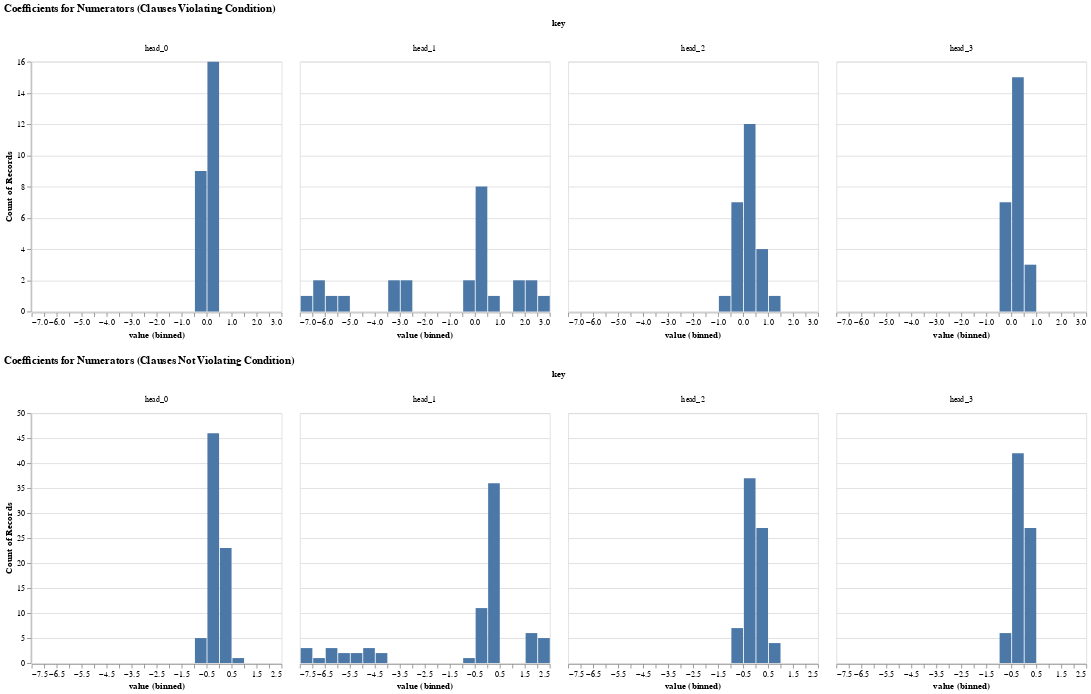

Here is the notebook cell this chart was saved with:
### Code cell
save_chart(
    hists(pd.DataFrame.from_dict(violating_nums)).properties(
        title ="Coefficients for Numerators (Clauses Violating Condition)"
    ) & hists(pd.DataFrame.from_dict(non_violating_nums)).properties(
        title ="Coefficients for Numerators (Clauses Not Violating Condition)"
    ),
    "img/numerators_unit_10.pdf",
)

### Figure 1 — Vega-Lite specification as saved in the notebook (floating-point values rounded to 4 significant figures)
{"config": {"view": {"continuousWidth": 300, "continuousHeight": 300}}, "vconcat": [{"data": {"name": "data-87d27b219b89c905491d71c09335c619"}, "mark": {"type": "bar"}, "encoding": {"column": {"field": "key", "type": "nominal"}, "x": {"bin": {"maxbins": 20}, "field": "value", "type": "quantitative"}, "y": {"aggregate": "count", "type": "quantitative"}}, "height": 300, "title": "Coefficients for Numerators (Clauses Violating Condition)", "transform": [{"fold": ["head_0", "head_1", "head_2", "head_3"]}], "width": 300}, {"data": {"name": "data-2e4ed6e40b366a406f5fccba6df832e1"}, "mark": {"type": "bar"}, "encoding": {"column": {"field": "key", "type": "nominal"}, "x": {"bin": {"maxbins": 20}, "field": "value", "type": "quantitative"}, "y": {"aggregate": "count", "type": "quantitative"}}, "height": 300, "title": "Coefficients for Numerators (Clauses Not Violating Condition)", "transform": [{"fold": ["head_0", "head_1", "head_2", "head_3"]}], "width": 300}], "$schema": "https://vega.github.io/schema/vega-lite/v5.17.0.json", "datasets": {"data-87d27b219b89c905491d71c09335c619": [{"head_0": -0.04123, "head_1": 2.179, "head_2": -0.4752, "head_3": -0.2737}, {"head_0": 0.002475, "head_1": 2.6, "head_2": -0.3225, "head_3": -0.003775}, {"head_0": 0.0007727, "head_1": 0.08898, "head_2": -0.5487, "head_3": -0.2698}, {"head_0": 0.4532, "head_1": 0.5016, "head_2": 0.2856, "head_3": 0.2422}, {"head_0": -0.002012, "head_1": 2.293, "head_2": -0.04734, "head_3": -0.364}, {"head_0": 0.002477, "head_1": 1.958, "head_2": -0.2018, "head_3": -0.002171}, {"head_0": 3.588e-05, "head_1": -2.733, "head_2": 1.117, "head_3": 0.0001213}, {"head_0": 2.154e-05, "head_1": 0.0778, "head_2": 0.6559, "head_3": 0.03054}, {"head_0": 0.0001632, "head_1": -6.309, "head_2": 0.6601, "head_3": 0.003829}, {"head_0": 1.254e-05, "head_1": -3.417, "head_2": 0.06745, "head_3": 0.01965}, {"head_0": 0.001085, "head_1": 0.06154, "head_2": -0.438, "head_3": -0.19}, {"head_0": 2.527e-05, "head_1": 0.07754, "head_2": 0.6166, "head_3": 0.03367}, {"head_0": 2.313e-05, "head_1": 0.0007691, "head_2": 0.02511, "head_3": 0.7874}, {"head_0": -0.0008978, "head_1": -0.04198, "head_2": 0.4055, "head_3": 0.189}, {"head_0": 7.208e-06, "head_1": 0.05798, "head_2": 0.001153, "head_3": 0.6597}, {"head_0": 0.3647, "head_1": 0.1463, "head_2": 0.2466, "head_3": 0.219}, {"head_0": 0.0001597, "head_1": -6.13, "head_2": 0.6492, "head_3": 0.00417}, {"head_0": -0.0008307, "head_1": -0.04544, "head_2": 0.4184, "head_3": 0.1926}, {"head_0": -0.2103, "head_1": -5.474, "head_2": 0.3539, "head_3": 0.002997}, {"head_0": -0.004021, "head_1": -6.762, "head_2": 0.01927, "head_3": 0.04717}, {"head_0": -0.001767, "head_1": 1.559, "head_2": -0.04383, "head_3": -0.2678}, {"head_0": 2.039e-05, "head_1": -2.693, "head_2": 0.07814, "head_3": 0.0173}, {"head_0": 1.047e-05, "head_1": 0.05509, "head_2": 0.002867, "head_3": 0.5824}, {"head_0": -0.004576, "head_1": -5.883, "head_2": 0.02471, "head_3": 0.05007}, {"head_0": -1.306e-05, "head_1": -3.007, "head_2": -0.001017, "head_3": 0.1336}], "data-2e4ed6e40b366a406f5fccba6df832e1": [{"head_0": -0.09524, "head_1": 0.0006448, "head_2": -0.04889, "head_3": -0.02008}, {"head_0": -0.4847, "head_1": 1.857, "head_2": -0.9001, "head_3": -0.5682}, {"head_0": 0.3332, "head_1": 0.06864, "head_2": 0.299, "head_3": 0.3375}, {"head_0": -0.3157, "head_1": 0.04236, "head_2": -0.03708, "head_3": -0.443}, {"head_0": -0.04043, "head_1": 1.712, "head_2": -0.03318, "head_3": -0.008047}, {"head_0": -0.0002622, "head_1": 0.0611, "head_2": -0.5844, "head_3": -0.1836}, {"head_0": -0.9099, "head_1": 0.0004809, "head_2": -0.001592, "head_3": -0.8635}, {"head_0": 0.001236, "head_1": 2.299, "head_2": -0.3655, "head_3": -0.001671}, {"head_0": -0.2307, "head_1": 0.07377, "head_2": -0.04645, "head_3": -0.5247}, {"head_0": -0.4465, "head_1": -0.05826, "head_2": 0.004793, "head_3": -0.01597}, {"head_0": -0.1317, "head_1": 2.072, "head_2": -0.04386, "head_3": -0.005318}, {"head_0": -0.01157, "head_1": 0.0867, "head_2": -0.02565, "head_3": -0.01668}, {"head_0": -0.1312, "head_1": -0.08461, "head_2": 0.3229, "head_3": 0.001965}, {"head_0": 0.004316, "head_1": 0.07387, "head_2": -0.009848, "head_3": 0.003324}, {"head_0": -0.4363, "head_1": -0.04523, "head_2": 0.001812, "head_3": -0.1702}, {"head_0": 0.5684, "head_1": 0.0009441, "head_2": 0.01904, "head_3": 4.473e-06}, {"head_0": 0.01171, "head_1": -4.048, "head_2": 0.05155, "head_3": 1.888e-05}, {"head_0": -0.1831, "head_1": -4.552, "head_2": -0.0009191, "head_3": -4.771e-05}, {"head_0": 0.129, "head_1": 0.1002, "head_2": -0.5281, "head_3": -0.007801}, {"head_0": -0.1626, "head_1": -0.07252, "head_2": 0.4069, "head_3": 0.002868}, {"head_0": -0.4149, "head_1": -0.05097, "head_2": 0.001521, "head_3": -0.04813}, {"head_0": 0.1231, "head_1": 0.08036, "head_2": -0.3895, "head_3": -0.008421}, {"head_0": 0.01082, "head_1": -0.07235, "head_2": 0.01388, "head_3": 0.002307}, {"head_0": -0.05616, "head_1": 0.0004491, "head_2": -0.05666, "head_3": -0.01724}, {"head_0": -0.1935, "head_1": -4.653, "head_2": 0.3497, "head_3": 0.08928}, {"head_0": 0.00117, "head_1": 2.255, "head_2": -0.3451, "head_3": -0.001184}, {"head_0": -0.2164, "head_1": 0.04809, "head_2": -0.03461, "head_3": -0.485}, {"head_0": -0.0002107, "head_1": 0.05519, "head_2": -0.5702, "head_3": -0.1745}, {"head_0": -0.6128, "head_1": -5.852, "head_2": 0.1034, "head_3": -0.261}, {"head_0": 0.009516, "head_1": 0.0008202, "head_2": -0.07587, "head_3": 0.01666}, {"head_0": -0.05333, "head_1": -0.6766, "head_2": 0.03613, "head_3": -0.003126}, {"head_0": -0.01914, "head_1": 0.1655, "head_2": -0.0469, "head_3": -0.02759}, {"head_0": -0.08192, "head_1": -0.05476, "head_2": 0.4064, "head_3": 0.0002138}, {"head_0": -0.2902, "head_1": -7.233, "head_2": 0.01733, "head_3": -0.001965}, {"head_0": 0.003972, "head_1": 0.06957, "head_2": -0.01543, "head_3": 0.0008586}, {"head_0": 0.362, "head_1": 0.05793, "head_2": -0.002301, "head_3": -1.987e-05}, {"head_0": -0.002753, "head_1": 1.949, "head_2": -0.04614, "head_3": -0.267}, {"head_0": -0.002875, "head_1": 0.0005053, "head_2": -0.05893, "head_3": -0.1411}, {"head_0": -0.05181, "head_1": 2.389, "head_2": -0.04423, "head_3": -0.008248}, {"head_0": -0.3153, "head_1": -7.199, "head_2": 0.02062, "head_3": 0.0006323}, {"head_0": -0.002767, "head_1": 0.0004785, "head_2": -0.0564, "head_3": -0.1507}, {"head_0": 0.01493, "head_1": 0.08532, "head_2": 0.5924, "head_3": 6.023e-05}, {"head_0": -0.8872, "head_1": 0.02552, "head_2": -0.001198, "head_3": -0.02738}, {"head_0": 0.003392, "head_1": 0.06767, "head_2": -0.01745, "head_3": -0.0003853}, {"head_0": -0.001628, "head_1": -0.06194, "head_2": 0.4291, "head_3": 0.3019}, {"head_0": -0.0006927, "head_1": -6.307, "head_2": 0.6362, "head_3": 0.006518}, {"head_0": -0.0004603, "head_1": -5.823, "head_2": 0.5962, "head_3": 0.004249}, {"head_0": -0.003085, "head_1": 1.761, "head_2": -0.05363, "head_3": -0.2439}, {"head_0": 0.01696, "head_1": 0.08106, "head_2": 0.6758, "head_3": 3.946e-05}, {"head_0": -0.01423, "head_1": -5.451, "head_2": -0.0008947, "head_3": -0.009952}, {"head_0": -0.03679, "head_1": 0.03022, "head_2": -0.001588, "head_3": -0.5018}, {"head_0": 0.01296, "head_1": 0.0006034, "head_2": -0.09518, "head_3": 0.01385}, {"head_0": -0.2899, "head_1": -7.207, "head_2": 0.01813, "head_3": -0.001958}, {"head_0": -0.001753, "head_1": -0.05766, "head_2": 0.3604, "head_3": 0.2384}, {"head_0": -0.08853, "head_1": -0.06617, "head_2": 0.363, "head_3": 7.754e-05}, {"head_0": 0.02408, "head_1": 0.07399, "head_2": -0.5137, "head_3": -0.005339}, {"head_0": -0.09542, "head_1": 1.82, "head_2": -0.4921, "head_3": -0.2007}, {"head_0": -0.6761, "head_1": -6.2, "head_2": 0.1053, "head_3": -0.2961}, {"head_0": -0.3075, "head_1": 0.04862, "head_2": -0.04401, "head_3": -0.4298}, {"head_0": -0.005019, "head_1": -5.267, "head_2": 0.02535, "head_3": 0.1209}, {"head_0": 0.003254, "head_1": 0.07446, "head_2": -0.01175, "head_3": 0.002607}, {"head_0": 0.009899, "head_1": 0.06506, "head_2": -0.01132, "head_3": 0.001929}, {"head_0": 0.01125, "head_1": -4.125, "head_2": 0.05709, "head_3": 1.775e-05}, {"head_0": -0.4369, "head_1": -0.03956, "head_2": 0.0008555, "head_3": -0.1777}, {"head_0": -0.1367, "head_1": 2.006, "head_2": -0.03982, "head_3": -0.004934}, {"head_0": 0.004554, "head_1": 0.07382, "head_2": -0.01113, "head_3": 0.003351}, {"head_0": -0.03347, "head_1": 0.02661, "head_2": -0.001036, "head_3": -0.5986}, {"head_0": -0.8886, "head_1": 0.02419, "head_2": -0.001297, "head_3": -0.02616}, {"head_0": -0.00438, "head_1": -6.694, "head_2": 0.02202, "head_3": 0.1737}, {"head_0": 0.2785, "head_1": 0.2364, "head_2": 0.2251, "head_3": 0.2606}, {"head_0": 0.02533, "head_1": 0.06699, "head_2": -0.5709, "head_3": -0.004932}, {"head_0": -0.4133, "head_1": 1.569, "head_2": -0.7899, "head_3": -0.5216}, {"head_0": -0.01531, "head_1": -4.503, "head_2": -0.001185, "head_3": -0.007432}, {"head_0": -0.2857, "head_1": -6.465, "head_2": 0.01857, "head_3": -2.734e-05}, {"head_0": 0.4435, "head_1": 0.06, "head_2": 0.0004553, "head_3": -1.359e-05}]}}
